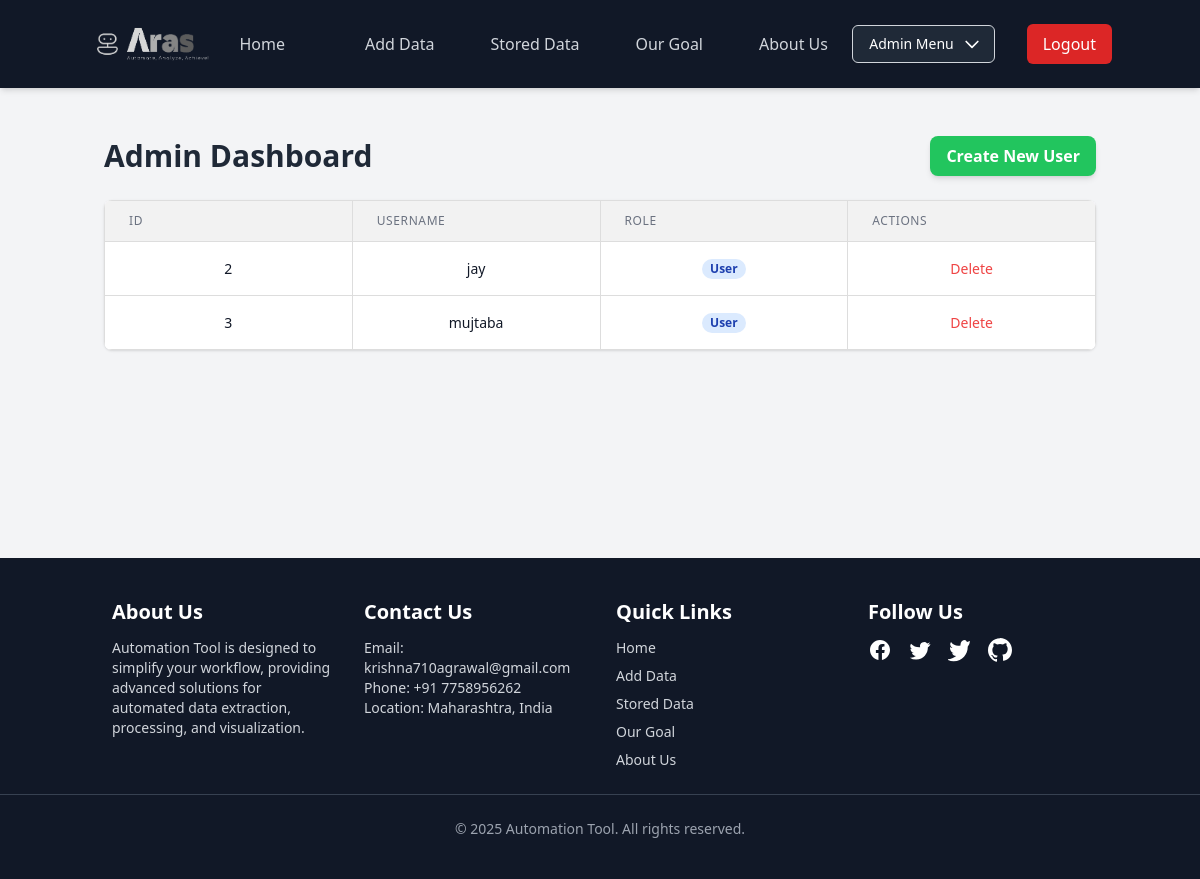
/admin/dashboard (signed in), run on an earlier commit of the app's database.
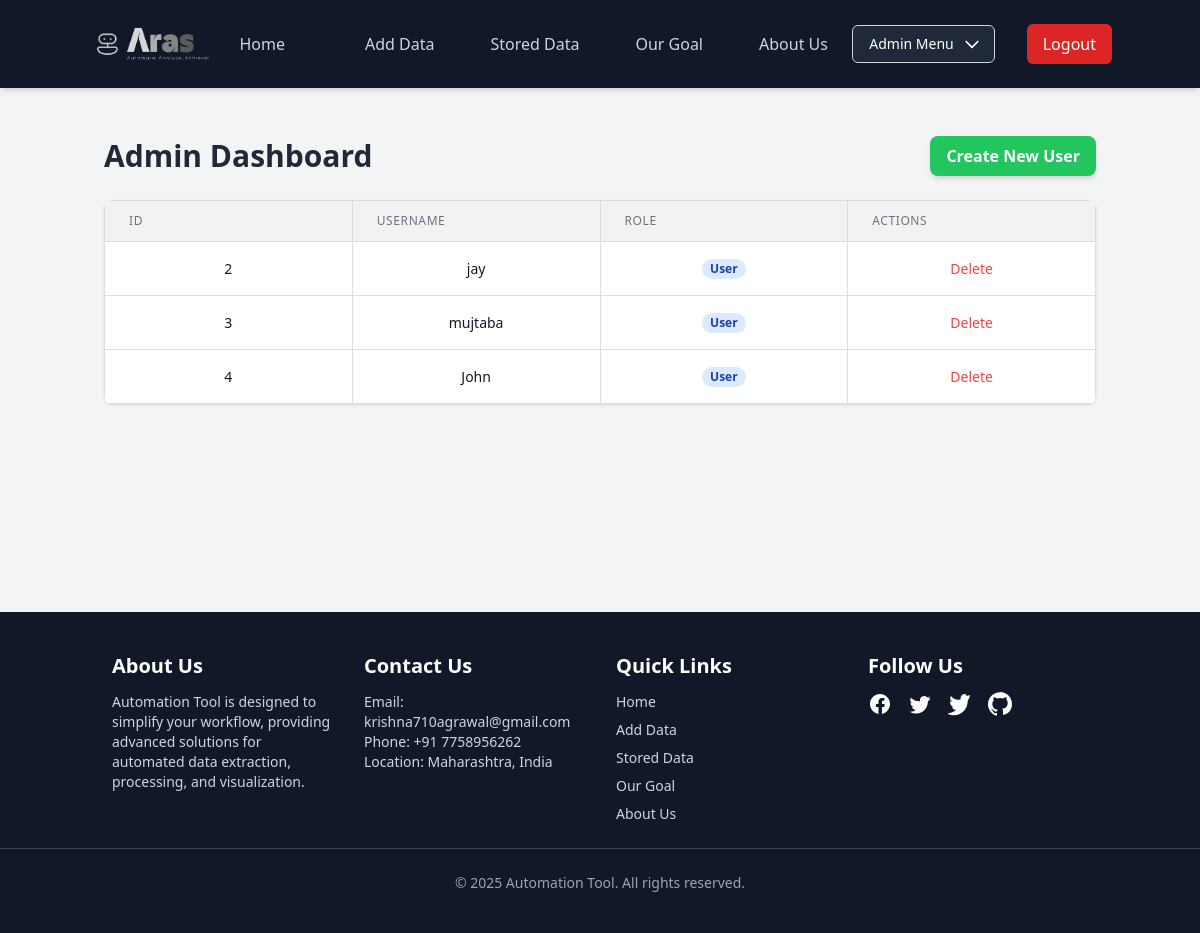
And on a later commit of the database.
### model.py (models this page shows)
class User(UserMixin, db.Model):
    id = db.Column(db.Integer, primary_key=True)
    email = db.Column(db.String(100), nullable=False, unique=True)
    username = db.Column(db.String(100), nullable=False, unique=True)
    password = db.Column(db.String(255), nullable=False)
    is_admin = db.Column(db.Boolean, default=False)  # True for admin, False for regular users

### main.py (the view)
@app.route('/admin/dashboard')
@admin_required
def admin_dashboard():
    users = User.query.all()
    return render_template('admin_dashboard.html', users=users)

### main.py (called while the page is built)
@login_manager.user_loader
def load_user(user_id):
    return db.get_or_404(User, user_id)

def admin_required(f):
    @wraps(f)
    @login_required
    def decorated_function(*args, **kwargs):
        if not current_user.is_admin:
            abort(403)  # Or you could redirect to a custom error page
        return f(*args, **kwargs)
    return decorated_function

### templates/admin_dashboard.html (shortened to what this page needs)
{% extends "base.html" %}
{% block content %}
<div class="container mx-auto px-4 py-6 mb-40">
  <div class="flex flex-col md:flex-row items-center justify-between mb-6">
    <h1 class="text-3xl font-extrabold text-gray-800 mb-4 md:mb-0">Admin Dashboard</h1>
    <a href="{{ url_for('create_user') }}" class="bg-green-500 hover:bg-green-600 text-white font-semibold px-4 py-2 rounded-lg shadow-md transition duration-200">
      Create New User
    </a>
  </div>
  <div class="bg-white shadow rounded-lg overflow-x-auto">
    <table class="min-w-full divide-y divide-gray-200">
      <thead class="bg-purple-50">
        <tr>
          <th scope="col" class="px-6 py-3 text-left text-xs font-medium text-gray-500 uppercase tracking-wider">ID</th>
          <th scope="col" class="px-6 py-3 text-left text-xs font-medium text-gray-500 uppercase tracking-wider">Username</th>
          <th scope="col" class="px-6 py-3 text-left text-xs font-medium text-gray-500 uppercase tracking-wider">Role</th>
          <th scope="col" class="px-6 py-3 text-left text-xs font-medium text-gray-500 uppercase tracking-wider">Actions</th>
        </tr>
      </thead>
<tbody class="bg-white divide-y divide-gray-200">
  {% for user in users %}
    {% if user.username != 'admin' %}
      <tr class="hover:bg-gray-100 transition-colors">
        <td class="px-6 py-4 whitespace-nowrap text-sm text-gray-900">{{ user.id - 1 }}</td>
        <td class="px-6 py-4 whitespace-nowrap text-sm text-gray-900">{{ user.username }}</td>
        <td class="px-6 py-4 whitespace-nowrap text-sm">
          {% if user.is_admin %}
            <span class="px-2 inline-flex text-xs leading-5 font-semibold rounded-full bg-green-100 text-green-800">Admin</span>
          {% else %}
            <span class="px-2 inline-flex text-xs leading-5 font-semibold rounded-full bg-blue-100 text-blue-800">User</span>
          {% endif %}
        </td>
        <td class="px-6 py-4 whitespace-nowrap text-sm">
          <a href="{{ url_for('delete_user', user_id=user.id) }}" class="text-red-500 hover:underline">Delete</a>
        </td>
      </tr>
    {% endif %}
  {% endfor %}
</tbody>
    </table>
  </div>
</div>
{% endblock %}

What changed in the data, as far as the page shows it:
added User: id "4", username "John", is_admin "User"
